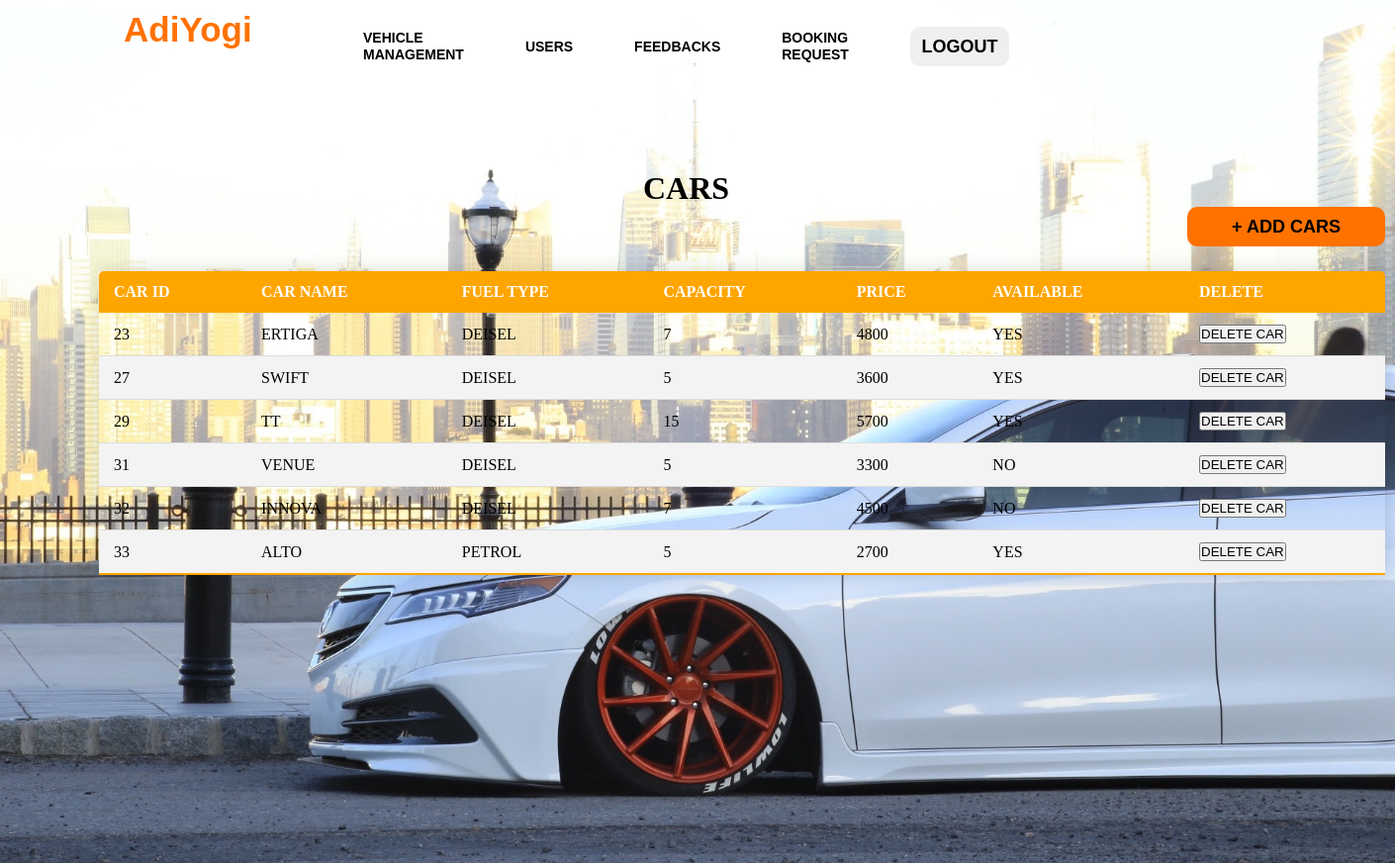
The app's page /adminvehicle.php with its own data.
### tables this page shows
CREATE TABLE IF NOT EXISTS `cars` (
  `CAR_ID` int NOT NULL AUTO_INCREMENT,
  `CAR_NAME` varchar(255) NOT NULL,
  `FUEL_TYPE` varchar(255) NOT NULL,
  `CAPACITY` int NOT NULL,
  `PRICE` int NOT NULL,
  `CAR_IMG` varchar(255) NOT NULL,
  `AVAILABLE` varchar(255) NOT NULL,
  PRIMARY KEY (`CAR_ID`)
);

### adminvehicle.php (the view, shortened to what this page needs)
<!DOCTYPE html>
<html lang="en">
<head>
</head>
<body>
<?php
require_once('connection.php');
$query="SELECT *from cars";
$queryy=mysqli_query($con,$query);
?>
<div class="hai">
        <div class="navbar">
            <div class="icon">
                <h2 class="logo">AdiYogi</h2>
            </div>
            <div class="menu">
                <ul>
                    <li><a href="adminvehicle.php">VEHICLE MANAGEMENT</a></li>
                    <li><a href="adminusers.php">USERS</a></li>
                    <li><a href="admindash.php">FEEDBACKS</a></li>
                    <li><a href="adminbook.php">BOOKING REQUEST</a></li>
                  <li> <button class="nn"><a href="index.php">LOGOUT</a></button></li>
                </ul>
            </div>
         </div>
         </div>
        <div>
            <h1 class="header">CARS</h1>
            <button class="add"><a href="addcar.php">+ ADD CARS</a></button>
            <div>
                <div>
                    <table class="content-table">
                <thead>
                    <tr>
                        <th>CAR ID</th>
                        <th>CAR NAME</th>
                        <th>FUEL TYPE</th>
                        <th>CAPACITY</th>
                        <th>PRICE</th>
                        <th>AVAILABLE</th>
                        <th>DELETE</th>
                    </tr>
                </thead>
                <tbody>
                <?php
                while($res=mysqli_fetch_array($queryy)){
                ?>
                <tr  class="active-row">
                    <td><?php echo $res['CAR_ID'];?></php></td>
                    <td><?php echo $res['CAR_NAME'];?></php></td>
                    <td><?php echo $res['FUEL_TYPE'];?></php></td>
                    <td><?php echo $res['CAPACITY'];?></php></td>
                    <td><?php echo $res['PRICE'];?></php></td>
                    <td><?php
                    if($res['AVAILABLE']=='Y')
                    {
                        echo 'YES';
                    }
                    else{
                        echo 'NO';
                    }
                    ?></php></td>
                    <td><button type="submit" class="but" name="approve"><a href="deletecar.php?id=<?php echo $res['CAR_ID']?>">DELETE CAR</a></button></td>
                </tr>
               <?php } ?>
                </tbody>
                </table>
                </div>
            </div>
        </div>
</body>
</html>

### adminvehicle.php (style rules this page uses)
* { margin: 0; padding: 0; }
.hai { width: 100%; background: linear-gradient(to top, rgba(0,0,0,0)50%, rgba(0,0,0,0)50%),url("../images/carbg2.jpg"); background-position: center; background-size: cover; height: 109vh; animation: infiniteScrollBg 50s linear infinite; }
.navbar { width: 1200px; height: 75px; margin: auto; }
.icon { width:200px; float: left; height : 70px; }
.logo { color: #ff7200; font-size: 35px; font-family: Arial; padding-left: 20px; float:left; padding-top: 10px; }
.menu { width: 400px; float: left; height: 70px; }
ul { float: left; display: flex; justify-content: center; align-items: center; }
ul li { list-style: none; margin-left: 62px; margin-top: 27px; font-size: 14px; }
ul li a { text-decoration: none; color: black; font-family: Arial; font-weight: bold; transition: 0.4s ease-in-out; }
.content-table { border-collapse: collapse; font-size: 1em; min-width: 400px; border-radius: 5px 5px 0 0; overflow: hidden; box-shadow:0 0 20px rgba(0,0,0,0.15); margin-left : 100px ; margin-top: 25px; width: 1300px; height: 300px; }
.content-table thead tr { background-color: orange; color: white; text-align: left; }
.content-table th, .content-table td { padding: 12px 15px; }
.content-table tbody tr { border-bottom: 1px solid #dddddd; }
.content-table tbody tr:nth-of-type(even) { background-color: #f3f3f3; }
.content-table tbody tr:last-of-type { border-bottom: 2px solid orange; }
.header { margin-top: -700px; margin-left: 650px; }
.nn { width:100px; border:none; height: 40px; font-size: 18px; border-radius: 10px; cursor: pointer; color:white; transition: 0.4s ease; }
.nn a { text-decoration: none; color: black; font-weight: bold; }
.add { width: 200px; height: 40px; background: #ff7200; border:none; font-size: 18px; border-radius: 10px; cursor: pointer; color:#fff; transition: 0.4s ease; margin-left: 1200px; }
.add a { text-decoration: none; color: black; font-weight: bolder; }
.but a { text-decoration: none; color: black; }

### records on screen
cars: CAR_ID "23", CAR_NAME "ERTIGA", FUEL_TYPE "DEISEL", CAPACITY "7", PRICE "4800", AVAILABLE "YES"
cars: CAR_ID "27", CAR_NAME "SWIFT", FUEL_TYPE "DEISEL", CAPACITY "5", PRICE "3600", AVAILABLE "YES"
cars: CAR_ID "29", CAR_NAME "TT", FUEL_TYPE "DEISEL", CAPACITY "15", PRICE "5700", AVAILABLE "YES"
cars: CAR_ID "31", CAR_NAME "VENUE", FUEL_TYPE "DEISEL", CAPACITY "5", PRICE "3300", AVAILABLE "NO"
cars: CAR_ID "32", CAR_NAME "INNOVA", FUEL_TYPE "DEISEL", CAPACITY "7", PRICE "4500", AVAILABLE "NO"
cars: CAR_ID "33", CAR_NAME "ALTO", FUEL_TYPE "PETROL", CAPACITY "5", PRICE "2700", AVAILABLE "YES"
